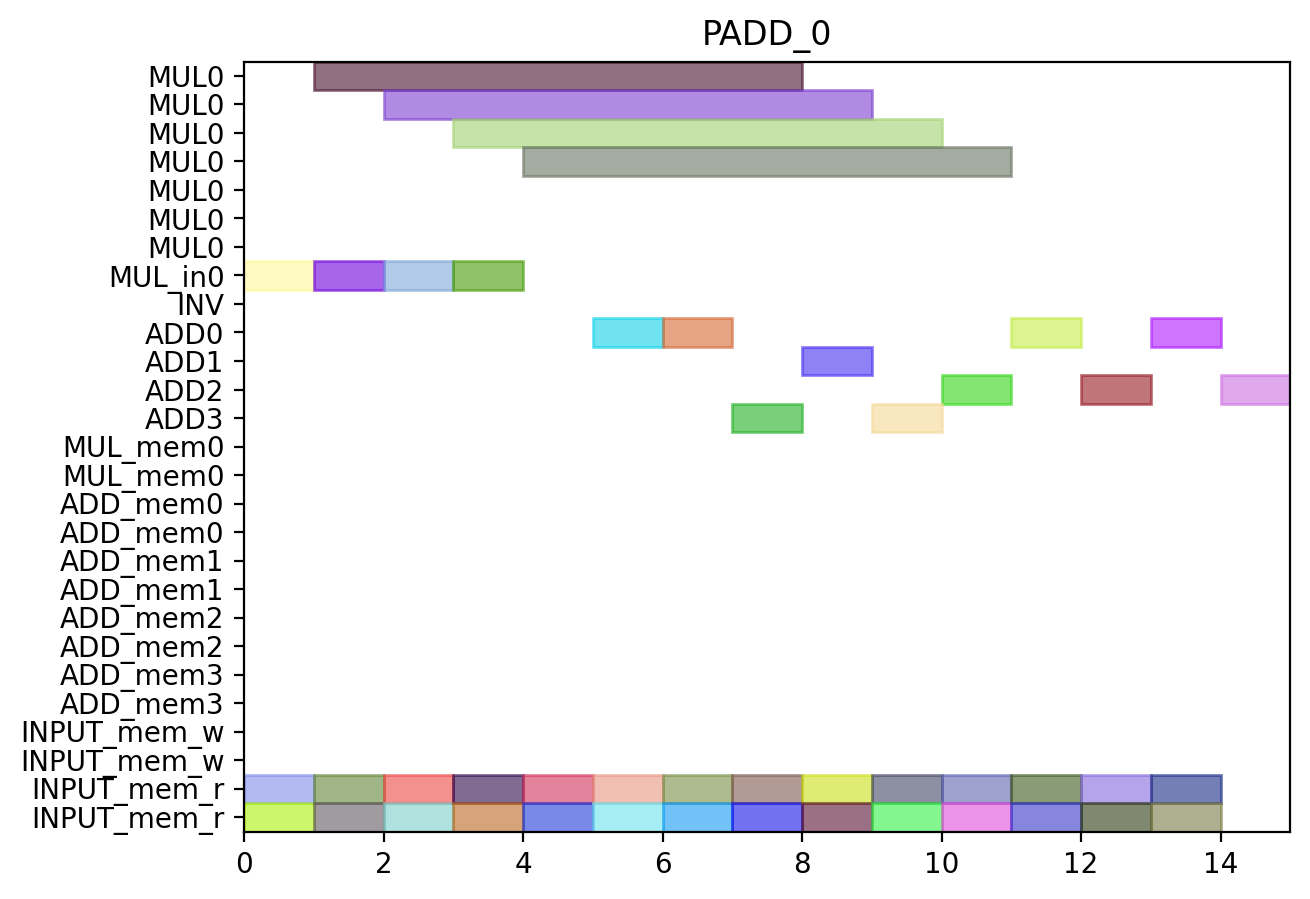

Write Python code to recreate this figure.
from pyschedule import Scenario, solvers, plotters, alt


def solve():
	horizon = 90
	S = Scenario("PADD_0", horizon=horizon)

	# resource
	MUL = S.Resources('MUL', num=1, size=7)
	MUL_in = S.Resources('MUL_in', num=1)
	INV = S.Resource('INV')
	ADD = S.Resources('ADD', num=4, periods=range(1, horizon))
	MUL_mem = S.Resources('MUL_mem', num=1, size=2)
	ADD_mem = S.Resources('ADD_mem', num=4, size=2)
	INPUT_mem_w = S.Resource('INPUT_mem_w', size=2)
	INPUT_mem_r = S.Resource('INPUT_mem_r', size=2)

	# result of previous scheduling

	# new tasks
	t0_t0_in = S.Task('t0_t0_in', length=1, delay_cost=1)
	t0_t0_in += alt(MUL_in)
	t0_t0 = S.Task('t0_t0', length=7, delay_cost=1)
	t0_t0 += alt(MUL)
	S += t0_t0>=t0_t0_in

	t0_t0_mem0 = S.Task('t0_t0_mem0', length=1, delay_cost=1)
	t0_t0_mem0 += INPUT_mem_r
	S += t0_t0_mem0 <= t0_t0

	t0_t0_mem1 = S.Task('t0_t0_mem1', length=1, delay_cost=1)
	t0_t0_mem1 += INPUT_mem_r
	S += t0_t0_mem1 <= t0_t0

	t0_t1_in = S.Task('t0_t1_in', length=1, delay_cost=1)
	t0_t1_in += alt(MUL_in)
	t0_t1 = S.Task('t0_t1', length=7, delay_cost=1)
	t0_t1 += alt(MUL)
	S += t0_t1>=t0_t1_in

	t0_t1_mem0 = S.Task('t0_t1_mem0', length=1, delay_cost=1)
	t0_t1_mem0 += INPUT_mem_r
	S += t0_t1_mem0 <= t0_t1

	t0_t1_mem1 = S.Task('t0_t1_mem1', length=1, delay_cost=1)
	t0_t1_mem1 += INPUT_mem_r
	S += t0_t1_mem1 <= t0_t1

	t0_t2 = S.Task('t0_t2', length=1, delay_cost=1)
	t0_t2 += alt(ADD)

	t0_t2_mem0 = S.Task('t0_t2_mem0', length=1, delay_cost=1)
	t0_t2_mem0 += INPUT_mem_r
	S += t0_t2_mem0 <= t0_t2

	t0_t2_mem1 = S.Task('t0_t2_mem1', length=1, delay_cost=1)
	t0_t2_mem1 += INPUT_mem_r
	S += t0_t2_mem1 <= t0_t2

	t0_t3 = S.Task('t0_t3', length=1, delay_cost=1)
	t0_t3 += alt(ADD)

	t0_t3_mem0 = S.Task('t0_t3_mem0', length=1, delay_cost=1)
	t0_t3_mem0 += INPUT_mem_r
	S += t0_t3_mem0 <= t0_t3

	t0_t3_mem1 = S.Task('t0_t3_mem1', length=1, delay_cost=1)
	t0_t3_mem1 += INPUT_mem_r
	S += t0_t3_mem1 <= t0_t3

	t2_t0_in = S.Task('t2_t0_in', length=1, delay_cost=1)
	t2_t0_in += alt(MUL_in)
	t2_t0 = S.Task('t2_t0', length=7, delay_cost=1)
	t2_t0 += alt(MUL)
	S += t2_t0>=t2_t0_in

	t2_t0_mem0 = S.Task('t2_t0_mem0', length=1, delay_cost=1)
	t2_t0_mem0 += INPUT_mem_r
	S += t2_t0_mem0 <= t2_t0

	t2_t0_mem1 = S.Task('t2_t0_mem1', length=1, delay_cost=1)
	t2_t0_mem1 += INPUT_mem_r
	S += t2_t0_mem1 <= t2_t0

	t2_t1_in = S.Task('t2_t1_in', length=1, delay_cost=1)
	t2_t1_in += alt(MUL_in)
	t2_t1 = S.Task('t2_t1', length=7, delay_cost=1)
	t2_t1 += alt(MUL)
	S += t2_t1>=t2_t1_in

	t2_t1_mem0 = S.Task('t2_t1_mem0', length=1, delay_cost=1)
	t2_t1_mem0 += INPUT_mem_r
	S += t2_t1_mem0 <= t2_t1

	t2_t1_mem1 = S.Task('t2_t1_mem1', length=1, delay_cost=1)
	t2_t1_mem1 += INPUT_mem_r
	S += t2_t1_mem1 <= t2_t1

	t2_t2 = S.Task('t2_t2', length=1, delay_cost=1)
	t2_t2 += alt(ADD)

	t2_t2_mem0 = S.Task('t2_t2_mem0', length=1, delay_cost=1)
	t2_t2_mem0 += INPUT_mem_r
	S += t2_t2_mem0 <= t2_t2

	t2_t2_mem1 = S.Task('t2_t2_mem1', length=1, delay_cost=1)
	t2_t2_mem1 += INPUT_mem_r
	S += t2_t2_mem1 <= t2_t2

	t2_t3 = S.Task('t2_t3', length=1, delay_cost=1)
	t2_t3 += alt(ADD)

	t2_t3_mem0 = S.Task('t2_t3_mem0', length=1, delay_cost=1)
	t2_t3_mem0 += INPUT_mem_r
	S += t2_t3_mem0 <= t2_t3

	t2_t3_mem1 = S.Task('t2_t3_mem1', length=1, delay_cost=1)
	t2_t3_mem1 += INPUT_mem_r
	S += t2_t3_mem1 <= t2_t3

	t7_t2 = S.Task('t7_t2', length=1, delay_cost=1)
	t7_t2 += alt(ADD)

	t7_t2_mem0 = S.Task('t7_t2_mem0', length=1, delay_cost=1)
	t7_t2_mem0 += INPUT_mem_r
	S += t7_t2_mem0 <= t7_t2

	t7_t2_mem1 = S.Task('t7_t2_mem1', length=1, delay_cost=1)
	t7_t2_mem1 += INPUT_mem_r
	S += t7_t2_mem1 <= t7_t2

	t9_t2 = S.Task('t9_t2', length=1, delay_cost=1)
	t9_t2 += alt(ADD)

	t9_t2_mem0 = S.Task('t9_t2_mem0', length=1, delay_cost=1)
	t9_t2_mem0 += INPUT_mem_r
	S += t9_t2_mem0 <= t9_t2

	t9_t2_mem1 = S.Task('t9_t2_mem1', length=1, delay_cost=1)
	t9_t2_mem1 += INPUT_mem_r
	S += t9_t2_mem1 <= t9_t2

	t14_t2 = S.Task('t14_t2', length=1, delay_cost=1)
	t14_t2 += alt(ADD)

	t14_t2_mem0 = S.Task('t14_t2_mem0', length=1, delay_cost=1)
	t14_t2_mem0 += INPUT_mem_r
	S += t14_t2_mem0 <= t14_t2

	t14_t2_mem1 = S.Task('t14_t2_mem1', length=1, delay_cost=1)
	t14_t2_mem1 += INPUT_mem_r
	S += t14_t2_mem1 <= t14_t2

	new_TZ_t2 = S.Task('new_TZ_t2', length=1, delay_cost=1)
	new_TZ_t2 += alt(ADD)

	new_TZ_t2_mem0 = S.Task('new_TZ_t2_mem0', length=1, delay_cost=1)
	new_TZ_t2_mem0 += INPUT_mem_r
	S += new_TZ_t2_mem0 <= new_TZ_t2

	new_TZ_t2_mem1 = S.Task('new_TZ_t2_mem1', length=1, delay_cost=1)
	new_TZ_t2_mem1 += INPUT_mem_r
	S += new_TZ_t2_mem1 <= new_TZ_t2

	t16_t2 = S.Task('t16_t2', length=1, delay_cost=1)
	t16_t2 += alt(ADD)

	t16_t2_mem0 = S.Task('t16_t2_mem0', length=1, delay_cost=1)
	t16_t2_mem0 += INPUT_mem_r
	S += t16_t2_mem0 <= t16_t2

	t16_t2_mem1 = S.Task('t16_t2_mem1', length=1, delay_cost=1)
	t16_t2_mem1 += INPUT_mem_r
	S += t16_t2_mem1 <= t16_t2

	t17_t2 = S.Task('t17_t2', length=1, delay_cost=1)
	t17_t2 += alt(ADD)

	t17_t2_mem0 = S.Task('t17_t2_mem0', length=1, delay_cost=1)
	t17_t2_mem0 += INPUT_mem_r
	S += t17_t2_mem0 <= t17_t2

	t17_t2_mem1 = S.Task('t17_t2_mem1', length=1, delay_cost=1)
	t17_t2_mem1 += INPUT_mem_r
	S += t17_t2_mem1 <= t17_t2

	solvers.mip.solve(S,msg=1,kind='CPLEX',ratio_gap=1.01)

	solution = [['hoge']*len(S.solution()[1]) for i in range(len(S.solution()))]
	for i in range(len(S.solution())):
		for j in range(len(S.solution()[i])):
			solution[i][j]=str(S.solution()[i][j])
	print(solution)

	cycles = int(solution[-1][3])

	pic_file_name = "/home/mfukuda/pairing_automation_design2/bls12-381/scheduling/PADD_mul1_add4/PADD_0.png"
	if(S.solution() != []):
		plotters.matplotlib.plot(S,img_filename=pic_file_name, vertical_text=True, fig_size=(cycles*0.25+3, 5), show_task_labels=False)

	return solution
